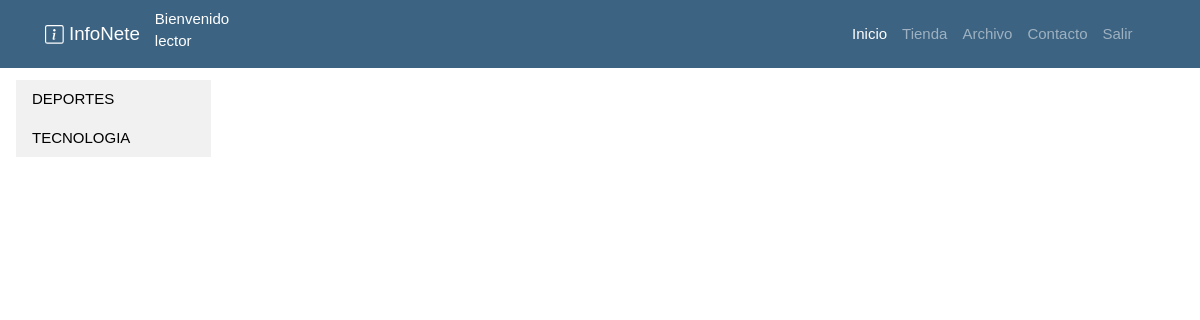
The page /index.php?page=buscarSecciones&Id_usuario=1&Cod_revista=2 (signed in) on the database as committed earlier.
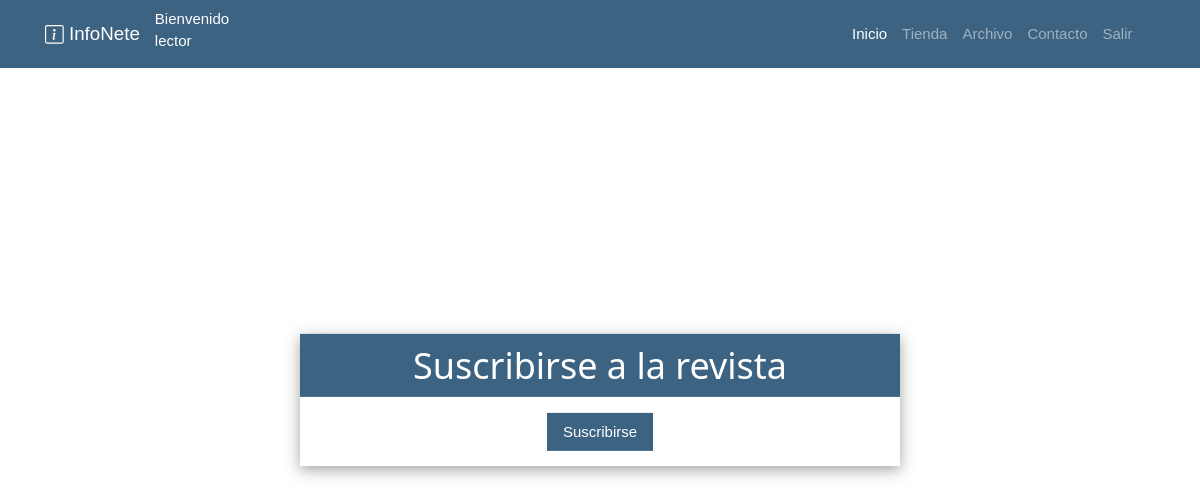
The same page on the database as committed later.
### tables this page shows
CREATE TABLE Seccion     
(
Cod_seccion int NOT NULL auto_increment,
Descripcion varchar(50),
Cod_revista int NOT NULL,
CONSTRAINT PK_Descripcion PRIMARY KEY (Cod_seccion),
CONSTRAINT FK_Seccion_Revista FOREIGN KEY (Cod_revista) REFERENCES Diario_Revista(Id) 
);

### controller/RevistaController.php (called while the page is built, shortened)
<?php
class RevistaController
{
    private $modelo;
    public function __construct()
    {
        include_once("model/RevistaModel.php");
        $this->modelo = new RevistaModel();
    }
    public function executeBuscarSeccionesPorRevista($idUsuario,$idRevista)
{
    $resultadosSeccionPorRevista=$this->modelo->executeBuscarSeccionesPorRevista($idUsuario,$idRevista);
    include_once("view/lector/seccionesView.php");
}
}

### helper/Database.php (called while the page is built, shortened)
<?php
class Database
{
    private $conexion;
    public function __construct()
    {
        $configuracion = parse_ini_file("config/config.ini");
        $servername = $configuracion["servername"];
        $username = $configuracion["username"];
        $dbname = $configuracion["dbname"];
        $password = $configuracion["password"];
        $conn = new mysqli($servername, $username, $password);
        $conn->select_db($dbname);
        $this->conexion = $conn;
    }
    public function queryBuscarSeccionesPorRevista($idUsuario , $id_revista)
    {
        $resultados=array();
        $stmt = $this->conexion->prepare("SELECT * FROM Seccion
                                                where Cod_revista in (select Cod_revista
					                            from Lector_SuscripcionRevista
                                                where id_usuario = $idUsuario and Cod_revista = $id_revista)");
        $stmt->execute();
        $result = $stmt->get_result();
        if ($result->num_rows === 0) {
            $_SESSION["sinSeccion"] = "0";
        } else {
            $i = 1;
            while ($row = $result->fetch_assoc()) {
                $codSeccion = $row['Cod_seccion'];
                $descripcion = $row['Descripcion'];
                $resultados[$i] = $codSeccion . "-" . $descripcion;
                $i++;
            }
            return $resultados;
        }
    }
}

### model/RevistaModel.php (called while the page is built, shortened)
<?php
include_once("helper/Database.php");
class RevistaModel
{
    private $conexion;
    public function __construct()
    {
        $this->conexion = new Database();
    }
    public function executeBuscarSeccionesPorRevista($idUsuario , $id_revista)
    {
        return $this->conexion->queryBuscarSeccionesPorRevista($idUsuario , $id_revista);
    }
}

### view/lector/seccionesView.php (the view, shortened to what this page needs)
<?php
if (isset($_SESSION["usuarioOK"])) {
    $usuario = $_SESSION["usuarioOK"];
    $pos = explode("-", $usuario);
    $idRevista=$_GET["Cod_revista"];
    ?>
    <?php
    if (isset($resultadosSeccionPorRevista)) {
        $tam = sizeof($resultadosSeccionPorRevista);
        for ($i = 1; $i <= $tam; $i++) {
            $posi = explode("-", $resultadosSeccionPorRevista[$i]);
            echo "<div class='w3-container'>";
            echo "<div class='w3-row'>";
            echo "<div class='w3-col m4 l2'>";
            echo "<div class='w3-bar-block w3-light-blue w3-mobile '>";
            echo "<a href='index.php?page=buscarNotiPorSeccion&Cod_seccion=$pos[0]' class=\"w3-bar-item w3-button w3-light-grey text-white w3-padding   \"> $posi[1]</a>";
            echo "</div>";
            echo "</div>";
            echo "</div>";
            echo "</div>";
        }
    }
        if (isset($_SESSION["sinSeccion"])) {
            echo "<div class='w3-card-4 w3-col s6 text-center w3-display-middle'>
              <header class=\"w3-container w3-text-white bg-primary mb-3\">
              <h1>Suscribirse a la revista</h1>
              </header>
              <div class=\"w3-container\">
              <a href='index.php?page=suscribirse&idUsuario=$pos[0]&idRevista=$idRevista' class=\"w3-bar-item w3-button w3-text-white bg-primary text-white w3-padding mb-3\"> Suscribirse</a>
              </div>
                            </div>";
    }
}
?>

Rows that differ between the two databases and show on the page:
no longer on this page (row edited): seccion: Descripcion "DEPORTES"
no longer on this page (row edited): seccion: Descripcion "TECNOLOGIA"
Other text that changed with them:
text now shown: "Suscribirse a la revista Suscribirse"
